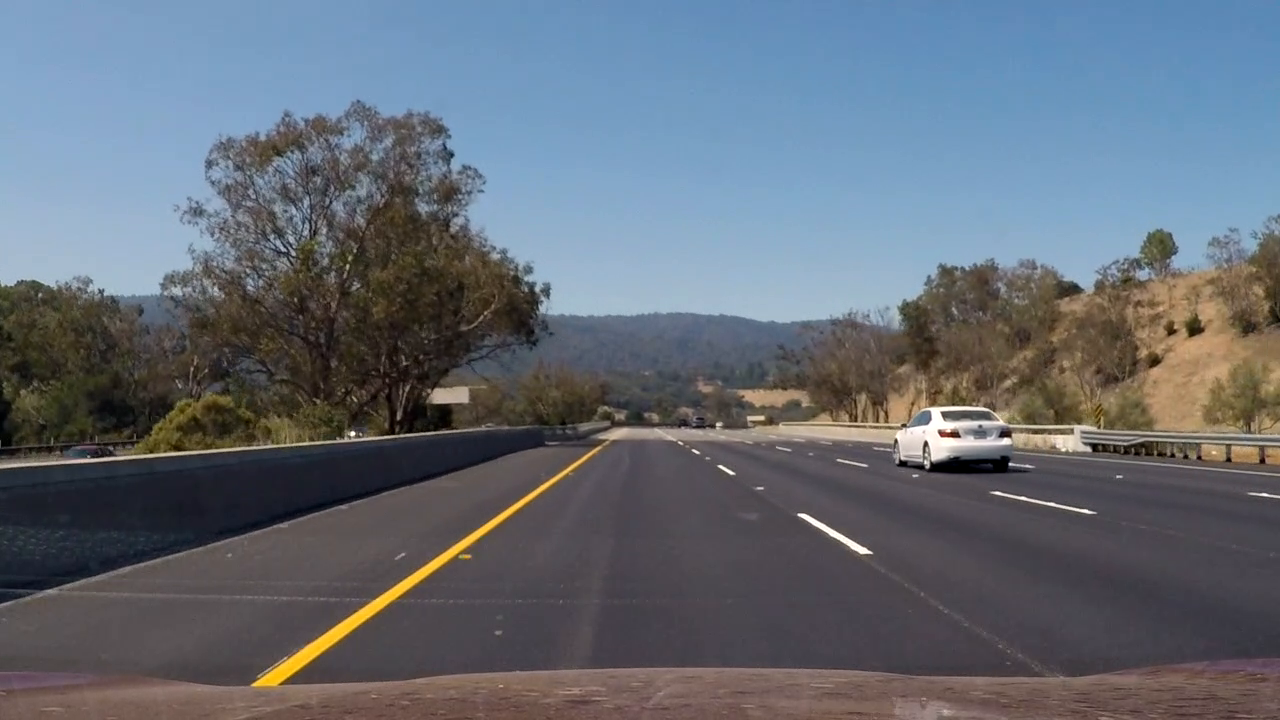
#> input picture TrafficDetection/test_images/test_image00.png, 1280 x 720 px, given as the content of the folder data/vehicles/KITTI_extracted, which was not available
$ python unittest_car_classifier.py   (older library calls are emulated)
#> lines starting #> are read from the running program, lines starting #| are printed output that depends on the picture; pictures that were not available may be replaced by others from this repository, and a replacement may not be noted
### TrafficDetection/data_preparation.py
"""
Functions:
    - read_image_data()
    - augment_image_data()
"""
import random

import numpy as np
import cv2


def read_image_data(car_files, noncar_files, max_count=100000):
    """Read image data from files.

    :param max_count: int
        Maximum number of data to read.

    :returns: numpy.ndarray
        Image data.
    :return labels: 1D numpy.ndarray
        Image labels.
    """
#> called with max_count = 100000
    imgs = []
    labels = np.hstack((np.ones(len(car_files)),
                        np.zeros(len(noncar_files)))).astype(np.int8)

    for file in car_files + noncar_files:
        img = cv2.imread(file)
#> img is the input picture: shape (720, 1280, 3); mean B, G, R 117.5, 107.5, 99.9
        imgs.append(img)

        if len(imgs) > max_count:
            break

    return np.array(imgs, dtype=np.uint8), labels


def augment_image_data(imgs, labels, number=5000, gain=0.3, bias=30):
    """Augment image data

    @param imgs: numpy.ndarray
        Features.
    @param labels: 1D numpy.ndarray
        Labels.
    @param number: int
        Number of augmented data.
    @param gain: float
        Maximum gain jitter.
    @param bias: int
        Maximum absolute bias jitter.

    @return new_features: numpy.ndarray
        Augmented features.
    @return new_labels: 1D numpy.ndarray
        Augmented labels.
    """
#> called with imgs = array of shape (7, 720, 1280, 3), labels = array of shape (7,), number = 16, gain = 0.3, bias = 30
    new_imgs = []
    new_labels = []

    size = len(imgs)
    for i in range(number):
        choice = random.randint(0, size - 1)
        img = imgs[choice]

        # Randomly flip the image horizontally
        if random.random() > 0.5:
            img = cv2.flip(img, 1)

        # Randomly remove the color information
        if random.random() > 0.5:
            img_gray = cv2.cvtColor(img, cv2.COLOR_RGB2GRAY)
            img = np.stack([img_gray, img_gray, img_gray], axis=-1)

        # Random brightness and contrast jitter
        if img.mean() > 155:
            alpha = 1 + gain*(random.random() - 1.0)
            beta = bias*(random.random() - 1.0)
        elif img.mean() < 100:
            alpha = 1 + gain*(1.0 - random.random())
            beta = bias*(1.0 - random.random())
        else:
            alpha = 1 + gain * (2 * random.random() - 1.0)
            beta = bias * (2 * random.random() - 1.0)
        img = img*alpha + beta
        img[img > 255] = 255
        img[img < 0] = 0

        new_imgs.append(img)
        new_labels.append(labels[choice])
#> this loop made 16 passes
#> pass 1, in augment_image_data, `img_gray = cv2.cvtColor(img, cv2.COLOR_RGB2GRAY)`:
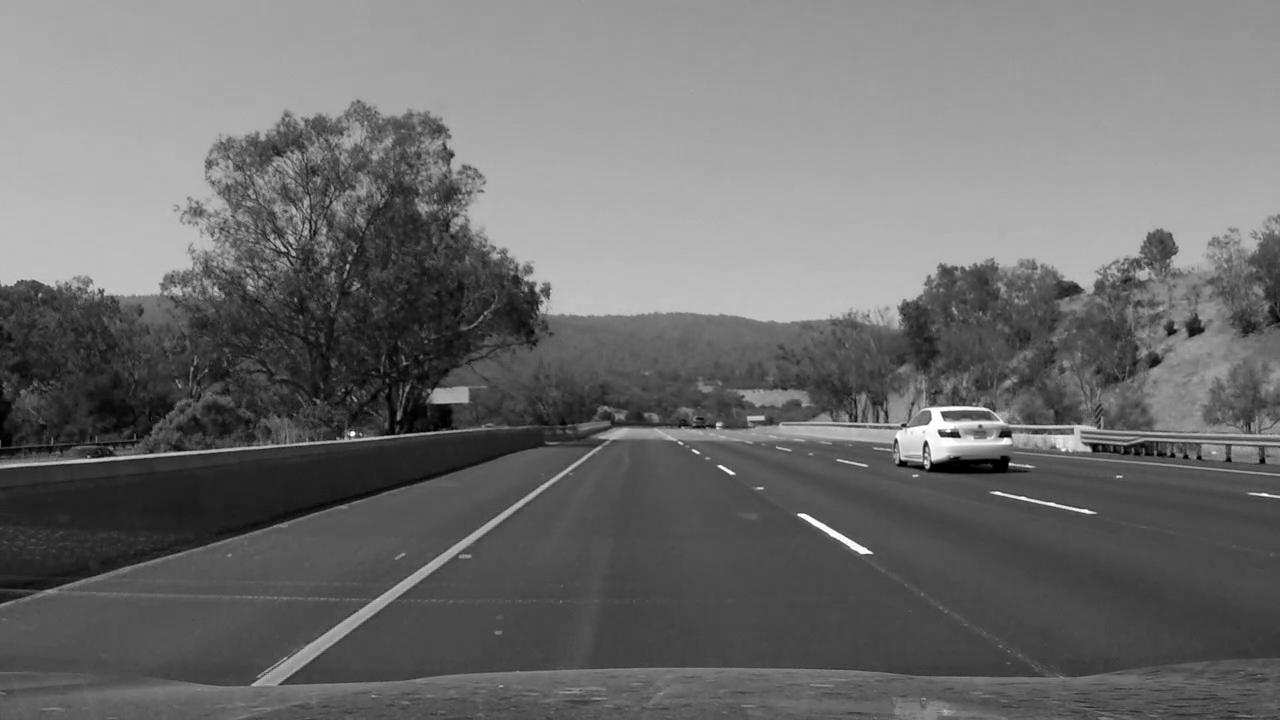
#> img_gray: shape (720, 1280); min 0, max 255, mean 109.6
#> pass 1, in augment_image_data, `img = img*alpha + beta`:
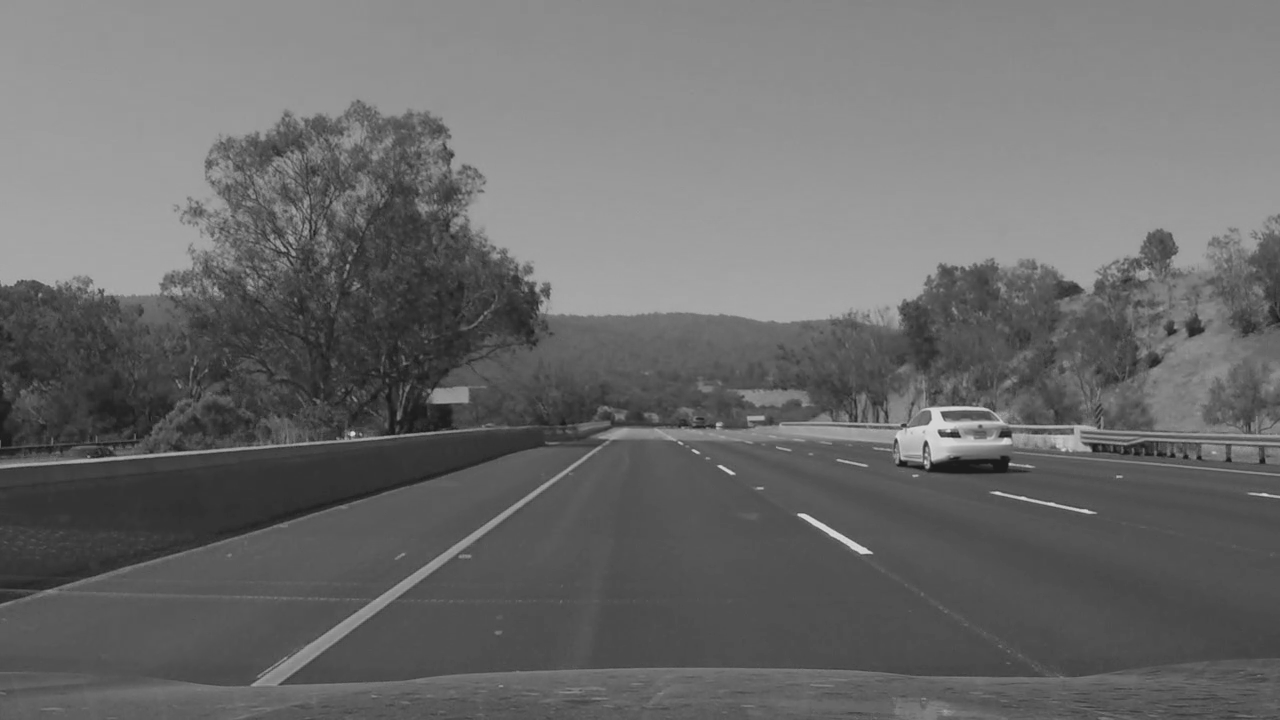
#> img: shape (720, 1280, 3) float64; min 27.93, max 212.6, mean 107.3
#> after the loop:
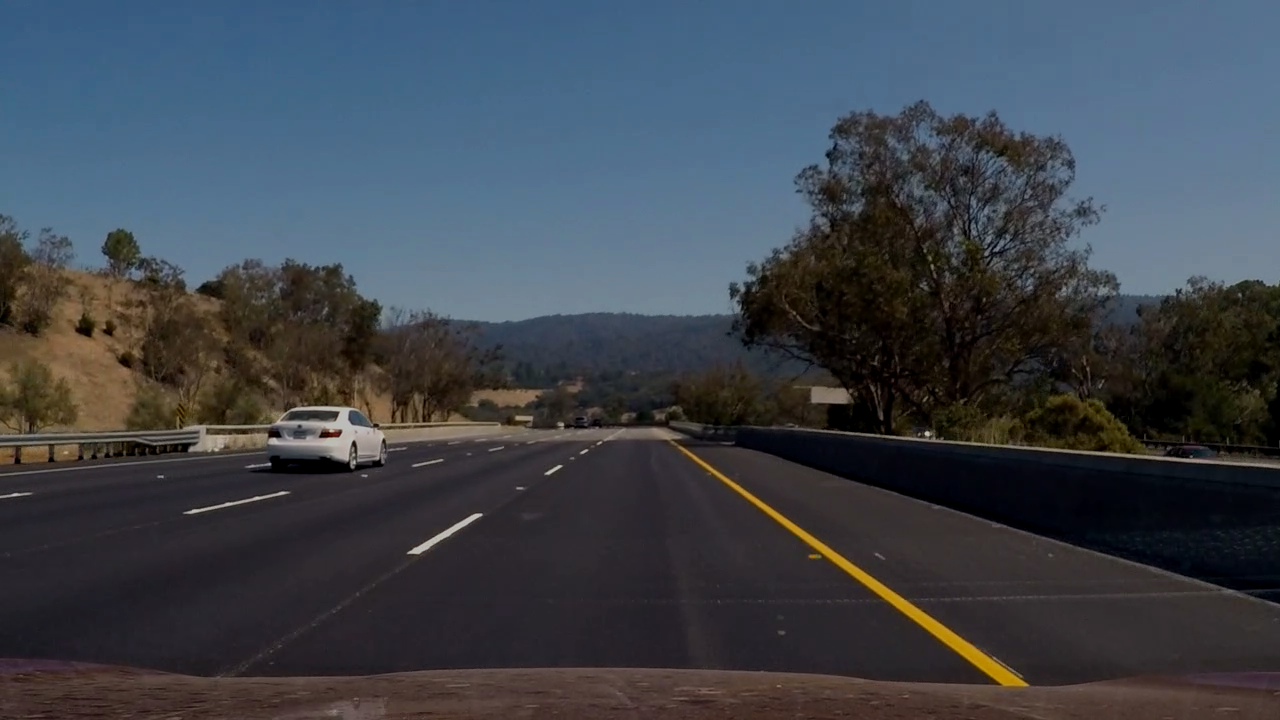
#> img: shape (720, 1280, 3) float64; mean of channels 0, 1, 2 76.9, 68.7, 62.6; drawn as B, G, R

    return np.asarray(new_imgs, dtype=np.uint8), np.asarray(new_labels)

### TrafficDetection/car_classifier.py
"""
CarClassifier class
"""
import pickle

import numpy as np
from sklearn.svm import LinearSVC
from sklearn.utils import shuffle
from sklearn.model_selection import train_test_split
from sklearn.preprocessing import StandardScaler

from feature_extraction import HogExtractor, LbpExtractor
from data_preparation import augment_image_data, read_image_data


class CarClassifier(object):
    """A car classifier object"""
    def __init__(self, shape=(64, 64), classifier=None, extractor=None):
        """Initialization

        :param shape: tuple, 2x1
            Image shape in the training/testing data set.
        :param classifier: object
            Classifier object, e.g. LinearSVC(), DecisionTreeClassifier()
        :param extractor: object
            Feature extractor object, e.g. HogExtractor() or LbpExtractor()
        """
        if classifier is None:
            self.classifier = LinearSVC()  # default classifier
        else:
            self.classifier = classifier

        if extractor is None:
            self.extractor = HogExtractor()
        else:
            self.extractor = extractor

        # scaler is an attribute since it will be used by both
        # the train() and predict() methods.
        self.scaler = StandardScaler()

        self.shape = shape  # image shape

    # [100 lines left out: functions train, predict, sliding_window_predict, _decision_function, _predict, not called in this run]


def train_classifier(pickle_file, augmentation=None):
    """Train a car classifier and pickle it

    @param pickle_file: string
        Path of the file to be pickled.
    @param augmentation: None/int
        Number of augmented data.
    """
    # Train a classifier
    cls = LinearSVC(C=0.0001)

    ext = HogExtractor(colorspace='YCrCb', cell_per_block=(2, 2))

    car_classifier = CarClassifier(classifier=cls, extractor=ext)
    X, y = read_image_data()

    if augmentation is not None:
        X_augmented, y_augmented = augment_image_data(X, y, augmentation)
        X = np.concatenate((X, X_augmented))
        y = np.concatenate((y, y_augmented))

    car_classifier.train(X, y, test_size=0.2)

    with open(pickle_file, "wb") as fp:
        pickle.dump(car_classifier, fp)
    print("Car classifier was saved in {}".format(pickle_file))

### TrafficDetection/feature_extraction.py
"""
This file holds two classes for feature extraction:

- Class HogExtractor()
    HOG feature extractor class

- Class LbpExtractor()
    LBP feature extractor class
"""
import numpy as np
import cv2

from skimage.feature import hog as skimage_hog
from skimage.feature import local_binary_pattern as skimage_lbp

from utilities import change_colorspace


class HogExtractor(object):
    """HOG feature extractor class"""
    def __init__(self, colorspace='RGB', orient=9, pix_per_cell=(8, 8),
                 cell_per_block=(1, 1), block_normalization='L2',
                 visual=False):
        """Initialization

        :param colorspace: string
            Color space to use. Valid options are
            'GRAY', 'RGB' (default), 'HSV', 'HLS', 'YUV', 'YCrCb'.
        :param orient: int
            Number of orientations in HOG.
        :param pix_per_cell: tuple, 2x1
            Number of pixels per cell.
        :param cell_per_block: tuple, 2x1
            Number of cells per block.
        :param block_normalization: string
            Block normalization method
            ‘L1’, ‘L1-sqrt’, ‘L2’(default), ‘L2-Hys’
        :param visual: Bool
            True for visualization.
        """
        self._colorspace = colorspace
        self._orient = orient
        self._pix_per_cell = pix_per_cell
        self._cell_per_block = cell_per_block
        self._block_normalization = block_normalization

        self._visual = visual

    # [138 lines left out: functions extract, sliding_window_extract, _hog, not called in this run]


class LbpExtractor(object):
    """LBP feature extractor class"""
    # [115 lines left out: functions __init__, extract, sliding_window_extract, _lbp, not called in this run]

### TrafficDetection/unittest_car_classifier.py
"""
test class CarClassifier()
"""
import os
import pickle
import random
import cv2

import matplotlib.pyplot as plt

from traffic import sw_search_car
from car_classifier import train_classifier
from utilities import draw_box
from data_preparation import read_image_data, augment_image_data
from parameters import car_files, noncar_files, car_search_params


# -----------------------------------------------------------------------------
# Visualize the augmented images
# -----------------------------------------------------------------------------

imgs, labels = read_image_data(car_files, noncar_files)
imgs_augmented, labels_augmented = augment_image_data(imgs, labels, 16)
fig, ax = plt.subplots(4, 4, figsize=(8, 9))
ax = ax.flatten()
for i in range(len(ax)):
    ax[i].imshow(imgs_augmented[i])
    ax[i].set_title("Label: {}".format(labels_augmented[i]))
    ax[i].set_axis_off()

plt.suptitle("Augmented images")
plt.show()
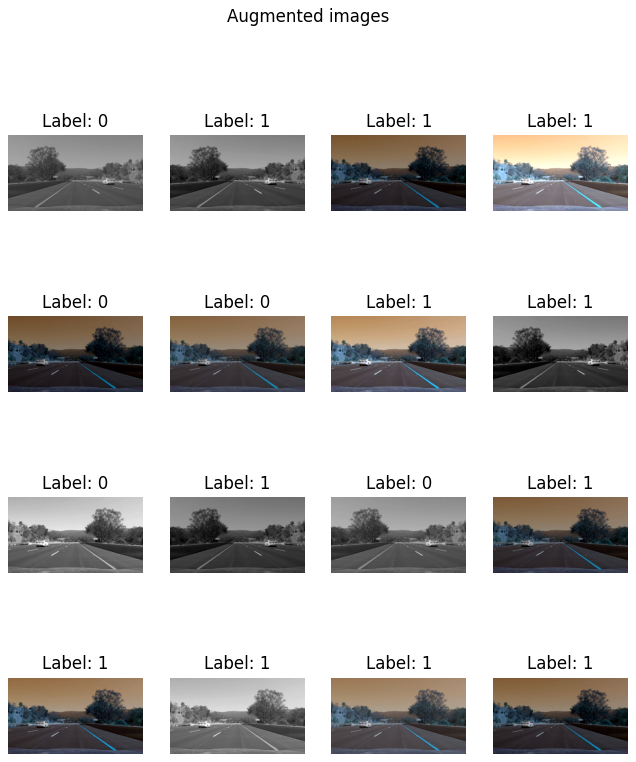
#> figure drawn by matplotlib, 16 panels

# -----------------------------------------------------------------------------
# Load or train a classifier
# -----------------------------------------------------------------------------

output = 'car_classifier.pkl'
if not os.path.isfile(output):
    train_classifier(output, 5000)
#> (the run stopped early here; a loop or call above may not have finished)
